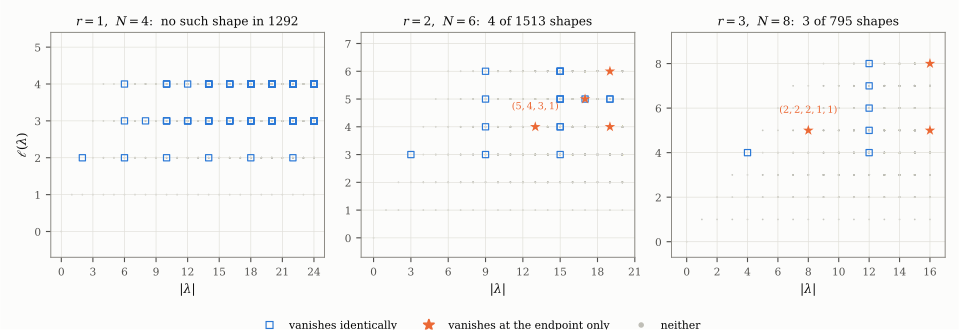

This chart was generated by the following Python code:
"""
Figure: where one reciprocal pair stops being typical.

Authors: Carles Marin, Claude (AI assistant).

The evaluation at z_i = 1 is an element of order two, and it is the cheapest thing to compute about
the object. At one pair it decides everything: the object vanishes identically exactly when it
vanishes there, because it is +- a genuine character and the value at the identity is a dimension.
At two pairs and beyond the object is properly virtual, and the endpoint stops deciding: there are
shapes whose value at z = 1 is zero and whose character is not.

The figure counts those shapes. Each panel is one r; every partition with at most N parts is a point
at (|lambda|, ell(lambda)); the rare class -- vanishing at the endpoint but not identically -- is
drawn large and named, because it is the whole content. It is empty at r = 1 over 973 shapes and
non-empty from r = 2 on. The surviving implication, exact vanishing implies endpoint vanishing, is
what makes the endpoint a valid sieve and no more.

Data: fig_data_new.json, computed in exact arithmetic by fig_data_new.sage. Nothing is redrawn by
hand.

Palette: blue for the identically vanishing locus, orange for the endpoint-only class, neutral for
the rest. Marker shape doubles the colour for greyscale.
"""
import json
import matplotlib
matplotlib.use("Agg")
import matplotlib.pyplot as plt
from matplotlib.ticker import MaxNLocator

SURFACE = "#fcfcfb"; INK = "#0b0b0b"; SECOND = "#52514e"; MUTED = "#898781"; GRID = "#e1e0d9"
ZERO = "#2a78d6"     # blue   -- identically zero
ENDP = "#eb6834"     # orange -- zero at the endpoint only
NONE = "#bfbeb6"     # neutral

plt.rcParams.update({"font.family": "serif", "font.serif": ["DejaVu Serif"],
                     "mathtext.fontset": "dejavuserif", "font.size": 9,
                     "figure.facecolor": SURFACE, "axes.facecolor": SURFACE,
                     "savefig.facecolor": SURFACE})

D = json.load(open("fig_data_new.json"))["loci"]

fig, axes = plt.subplots(1, 3, figsize=(9.6, 3.3))
for ax, key in zip(axes, ["r1", "r2", "r3"]):
    blk = D[key]
    N = blk["N"]; r = (N - 2) // 2
    rows = blk["rows"]
    nx, ny = [], []
    zx, zy = [], []
    ex, ey, elab = [], [], []
    for x in rows:
        if x["z_exact"]:
            zx.append(x["size"]); zy.append(x["ell"])
        elif x["z_end"]:
            ex.append(x["size"]); ey.append(x["ell"]); elab.append(x["lam"])
        else:
            nx.append(x["size"]); ny.append(x["ell"])
    ax.scatter(nx, ny, s=7, c=NONE, marker='.', linewidths=0, alpha=0.85, zorder=1)
    ax.scatter(zx, zy, s=20, facecolors='none', edgecolors=ZERO, marker='s',
               linewidths=0.85, zorder=3)
    ax.scatter(ex, ey, s=64, c=ENDP, marker='*', linewidths=0, zorder=5)
    # Autoscale fits the data, but the annotations are offset in POINTS, which autoscale cannot
    # foresee: a label on the rightmost point lands outside the axes. Give x explicit headroom and
    # flip the label inwards for points near the right edge.
    allx = nx + zx + ex
    maxx = max(allx) if allx else 1
    ax.set_xlim(-1, maxx + 1)
    # Several stars can share a row (at r=3 both (2,2,2,1,1) and (5,5,4,1,1) sit at ell=5), so a
    # fixed offset makes the labels collide. Alternate above and below, and anchor inwards near the
    # edges so no label leaves the axes.
    # At r=2 three of the four stars are bunched together, so no automatic offset keeps four labels
    # apart: they overprint each other and their markers. The full list of shapes is given in the
    # caption and in the accompanying remark, so the picture names one representative per panel --
    # the smallest by |lambda| -- and leaves the rest to the text.
    if ex:
        i = min(range(len(ex)), key=lambda j: (ex[j], ey[j]))
        ax.annotate("$(%s)$" % ",".join(str(t) for t in elab[i]), (ex[i], ey[i]),
                    textcoords="offset points", xytext=(0, 10), ha="center", va="bottom",
                    fontsize=7.0, color=ENDP, zorder=6)
    ax.set_title(r"$r=%d$,  $N=%d$:  %s" % (
        r, N, ("no such shape in %d" % len(rows)) if not ex else
        ("%d of %d shapes" % (len(ex), len(rows)))), fontsize=8.8, color=INK, pad=5)
    ax.set_xlabel(r"$|\lambda|$", color=INK)
    if key == "r1":
        ax.set_ylabel(r"$\ell(\lambda)$", color=INK)
    ax.set_ylim(-0.7, N + 1.4)          # headroom for the label placed above a star
    ax.yaxis.set_major_locator(MaxNLocator(integer=True))
    ax.xaxis.set_major_locator(MaxNLocator(integer=True))   # |lambda| is an integer
    ax.grid(True, color=GRID, lw=0.5, zorder=0)
    for sp in ax.spines.values():
        sp.set_color(MUTED); sp.set_linewidth(0.7)
    ax.tick_params(colors=SECOND, labelsize=7.6)

h = [plt.Line2D([], [], marker='s', markerfacecolor='none', markeredgecolor=ZERO, lw=0,
                markersize=5.0, markeredgewidth=0.85, label="vanishes identically"),
     plt.Line2D([], [], marker='*', color=ENDP, lw=0, markersize=8.5,
                label="vanishes at the endpoint only"),
     plt.Line2D([], [], marker='.', color=NONE, lw=0, markersize=6, label="neither")]
fig.legend(handles=h, loc='lower center', ncol=3, frameon=False, fontsize=7.8,
           bbox_to_anchor=(0.5, -0.035))
fig.tight_layout(rect=(0, 0.05, 1, 1))
fig.savefig("fig_phase.pdf"); fig.savefig("fig_phase.png", dpi=170)
print("wrote fig_phase.pdf / .png")
for key in ["r1", "r2", "r3"]:
    rows = D[key]["rows"]
    print("  %s: %d shapes, %d identically zero, %d endpoint-only" % (
        key, len(rows), sum(1 for x in rows if x["z_exact"]),
        sum(1 for x in rows if x["z_end"] and not x["z_exact"])))
